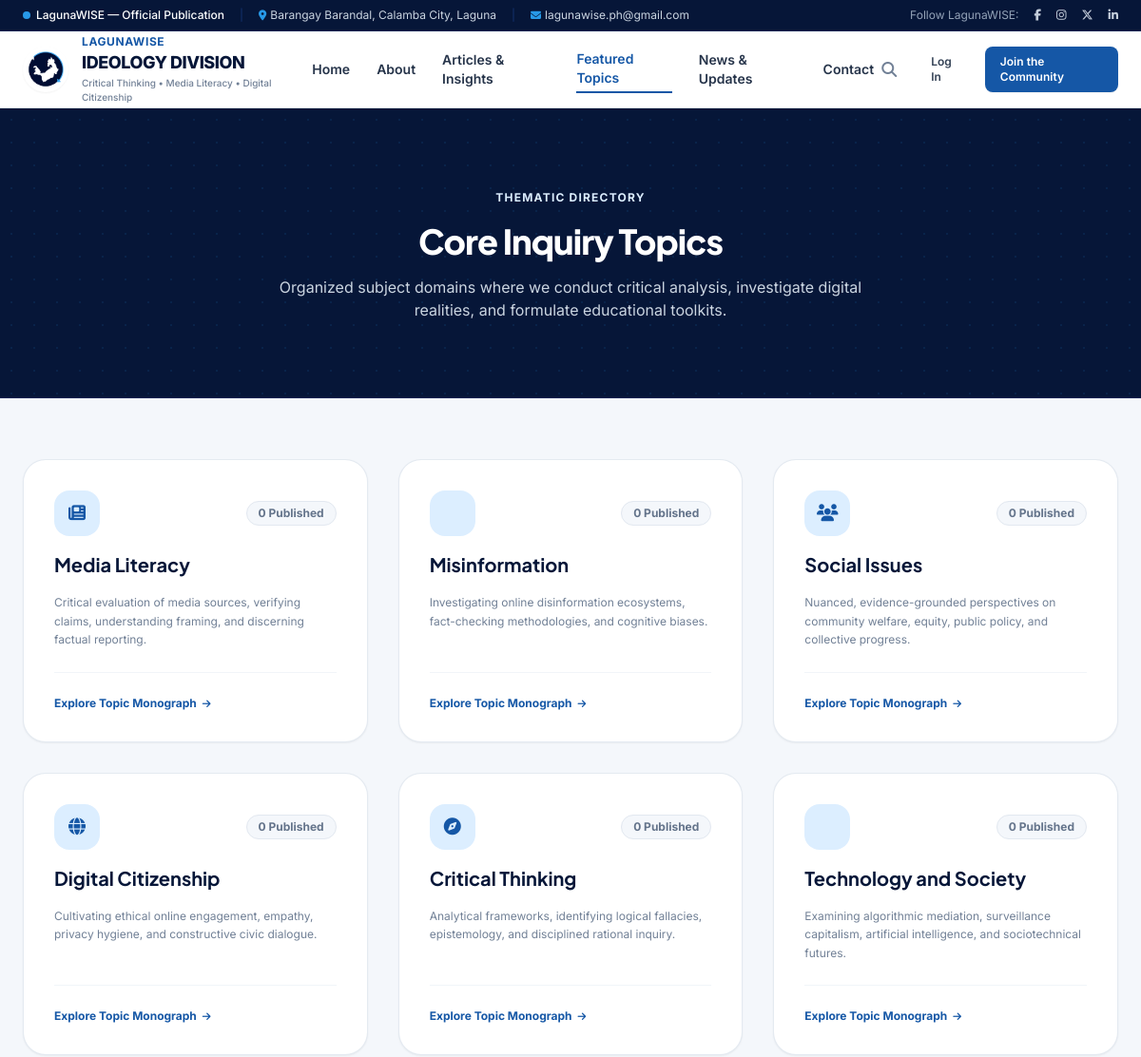
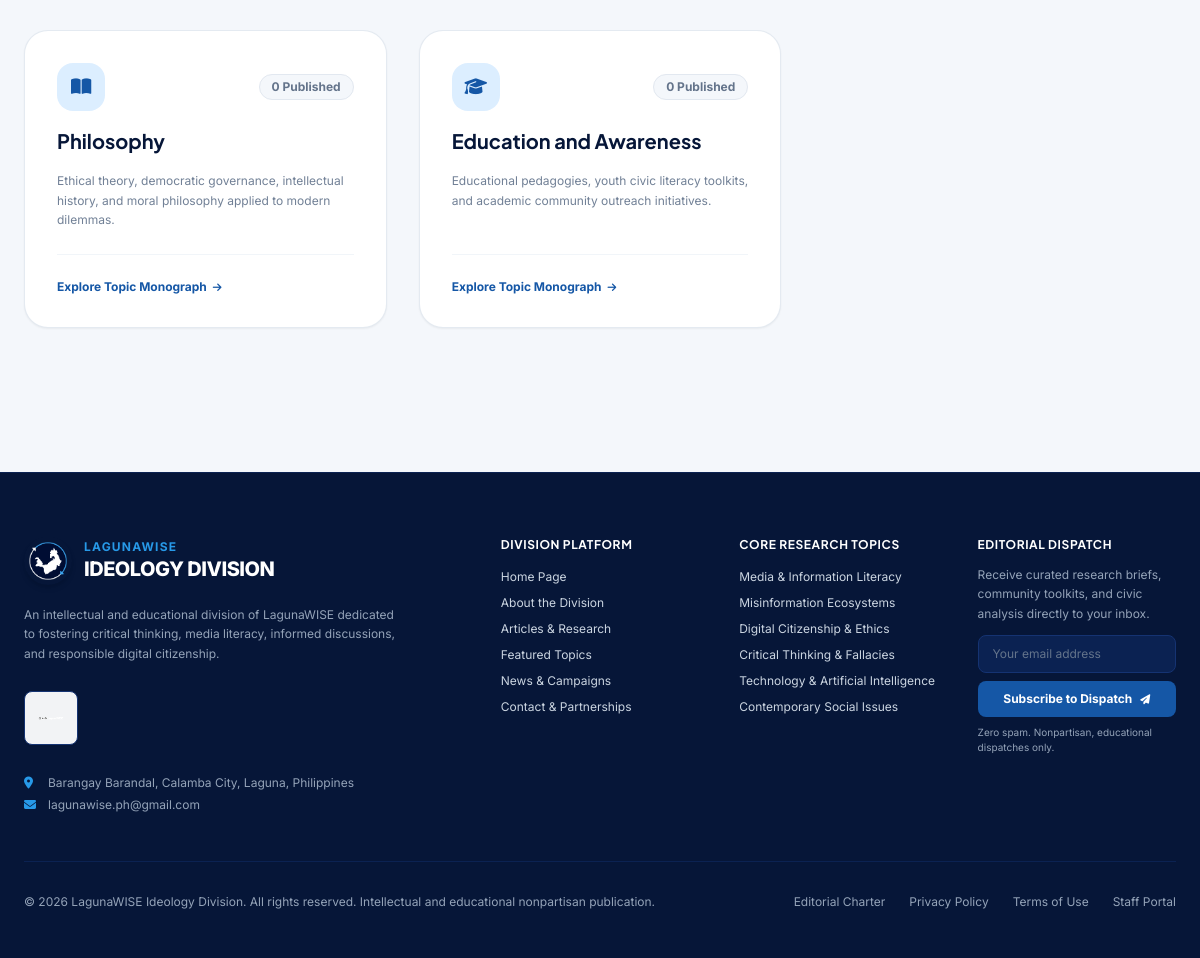
Page /pages/topics.php on the committed database (2 pictures, top to bottom).
### tables this page shows
CREATE TABLE `categories` (
    `id` INT UNSIGNED AUTO_INCREMENT PRIMARY KEY,
    `name` VARCHAR(100) NOT NULL UNIQUE,
    `slug` VARCHAR(120) NOT NULL UNIQUE,
    `description` TEXT NULL,
    `icon` VARCHAR(50) NULL DEFAULT 'book-open',
    `color_hex` VARCHAR(20) NULL DEFAULT '#1557A6',
    `is_featured` TINYINT(1) NOT NULL DEFAULT 0,
    `display_order` INT NOT NULL DEFAULT 0,
    `created_at` TIMESTAMP DEFAULT CURRENT_TIMESTAMP,
    INDEX `idx_categories_slug` (`slug`)
);

### includes/functions.php (called while the page is built, shortened)
<?php
function e(?string $string): string {
    return htmlspecialchars((string)($string ?? ''), ENT_QUOTES, 'UTF-8');
}
function url(string $path = ''): string {
    $base = APP_BASE_URL;
    $path = '/' . ltrim($path, '/');
    return ($base === '' ? '' : $base) . $path;
}

### pages/topics.php (the view, shortened to what this page needs)
<?php
$db = Database::getConnection();
$topics = $db->query("
    SELECT c.*, COUNT(ac.article_id) AS total_articles
    FROM categories c
    LEFT JOIN article_categories ac ON c.id = ac.category_id
    LEFT JOIN articles a ON ac.article_id = a.id AND a.status = 'published'
    GROUP BY c.id
    ORDER BY c.display_order ASC
")->fetchAll();
require_once dirname(__DIR__) . '/includes/header.php';
?>
<section class="bg-navy-900 text-white py-16 sm:py-20 border-b border-navy-800 relative overflow-hidden">
    <div class="absolute inset-0 opacity-10 bg-[radial-gradient(#2799E8_1px,transparent_1px)] [background-size:24px_24px] pointer-events-none"></div>
    <div class="max-w-4xl mx-auto px-4 sm:px-6 relative z-10 text-center space-y-4">
        <span class="text-xs font-bold tracking-widest text-lwblue-ice uppercase">Thematic Directory</span>
        <h1 class="text-3xl sm:text-4xl font-extrabold tracking-tight text-white">
            Core Inquiry Topics
        </h1>
        <p class="text-sm sm:text-base text-slate-300 max-w-2xl mx-auto font-normal">
            Organized subject domains where we conduct critical analysis, investigate digital realities, and formulate educational toolkits.
        </p>
    </div>
</section>
<section class="py-16 bg-surface">
    <div class="max-w-7xl mx-auto px-4 sm:px-6">
        <div class="grid grid-cols-1 md:grid-cols-2 lg:grid-cols-3 gap-8">
            <?php foreach ($topics as $t): ?>
                <div class="bg-white rounded-3xl p-8 border border-slate-200/90 shadow-sm hover:shadow-xl hover:-translate-y-1 transition duration-300 flex flex-col justify-between group">
                    <div class="space-y-4">
                        <div class="flex items-center justify-between">
                            <div class="w-12 h-12 rounded-2xl bg-lwblue-ice text-lwblue flex items-center justify-center text-lg font-bold group-hover:bg-lwblue group-hover:text-white transition">
                                <i class="fa-solid fa-<?= e($t['icon'] ?? 'bookmark') ?>"></i>
                            </div>
                            <span class="text-xs font-bold text-slate-500 bg-surface px-3 py-1 rounded-full border border-slate-200">
                                <?= (int)$t['total_articles'] ?> Published
                            </span>
                        </div>
                        <h2 class="text-xl font-bold text-navy-900 group-hover:text-lwblue transition">
                            <a href="<?= url('pages/topic.php?slug=' . urlencode($t['slug'])) ?>">
                                <?= e($t['name']) ?>
                            </a>
                        </h2>
                        <p class="text-xs text-editorial-muted leading-relaxed">
                            <?= e($t['description']) ?>
                        </p>
                    </div>
                    <div class="pt-6 mt-6 border-t border-slate-100 flex items-center justify-between">
                        <a href="<?= url('pages/topic.php?slug=' . urlencode($t['slug'])) ?>" class="text-xs font-bold text-lwblue group-hover:text-navy-900 flex items-center gap-1.5">
                            <span>Explore Topic Monograph</span>
                            <i class="fa-solid fa-arrow-right text-[10px]"></i>
                        </a>
                    </div>
                </div>
            <?php endforeach; ?>
        </div>
    </div>
</section>
<?php require_once dirname(__DIR__) . '/includes/footer.php'; ?>

### includes/header.php (style rules this page uses)
:root { --color-primary-navy: #061638; --color-secondary-navy: #0B2252; --color-lw-blue: #1557A6; --color-tech-blue: #2799E8; --color-ice-blue: #DCEEFF; --color-silver: #C5CEDB; --color-bg-light: #F4F7FB; --color-body-text: #26344A; --color-muted-text: #718096; }
body { font-family: 'Inter', sans-serif; color: var(--color-body-text); background-color: var(--color-bg-light); }
h1, h2, h3, h4, .font-heading { font-family: 'Plus Jakarta Sans', sans-serif; }

### rows in the picture
categories: total_articles "0", name "Media Literacy", description "Critical evaluation of media sources, verifying claims, understanding framing, and discerning factual reporting."
categories: total_articles "0", name "Misinformation", description "Investigating online disinformation ecosystems, fact-checking methodologies, and cognitive biases."
categories: total_articles "0", name "Social Issues", description "Nuanced, evidence-grounded perspectives on community welfare, equity, public policy, and collective progress."
categories: total_articles "0", name "Digital Citizenship", description "Cultivating ethical online engagement, empathy, privacy hygiene, and constructive civic dialogue."
categories: total_articles "0", name "Critical Thinking", description "Analytical frameworks, identifying logical fallacies, epistemology, and disciplined rational inquiry."
categories: total_articles "0", name "Technology and Society", description "Examining algorithmic mediation, surveillance capitalism, artificial intelligence, and sociotechnical futures."
categories: total_articles "0", name "Philosophy", description "Ethical theory, democratic governance, intellectual history, and moral philosophy applied to modern dilemmas."
categories: total_articles "0", name "Education and Awareness", description "Educational pedagogies, youth civic literacy toolkits, and academic community outreach initiatives."

### other values in the picture
get_setting('contact_email', 'lagunawise.ph@gmail.com') "lagunawise.ph@gmail.com"
